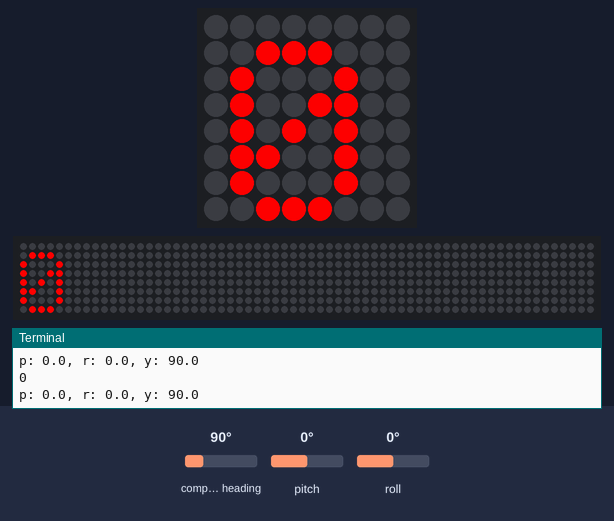
Bench run of a program on a simulated Raspberry Pi (BCM pin numbers) with a Sense HAT. Parts: the Sense HAT's 8×8 RGB LED matrix, a strip that is not on the board, showing the scrolling text unrolled, the last lines printed to the terminal. Inputs (shaded band) come from the test bench; at power-on: roll 0°, compass heading 90°, pitch 0°. The 64×8 strip is a reading aid, not a part: it shows the text the matrix is scrolling, unrolled, one strip-width of it at a time; the Sense HAT reports a negative pitch or roll as 360° plus the angle.

Above: at 1.2 s.
1.3 s: roll set to -86°
At 2.44 s:
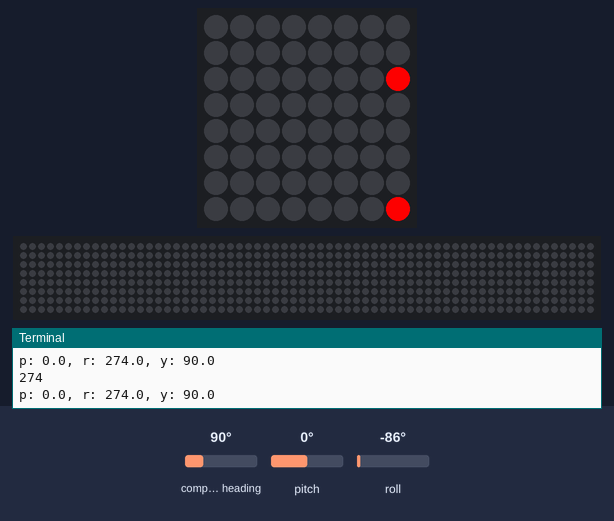
3.1 s: roll set to -45°
At 5.5 s:
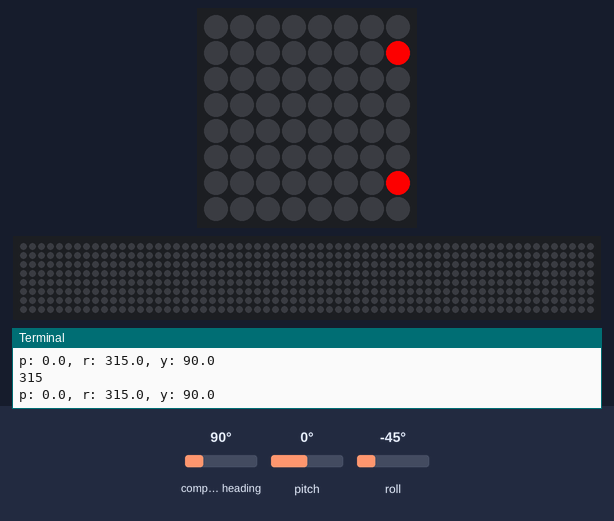
6.1 s: roll set to 45°
At 10.16 s:
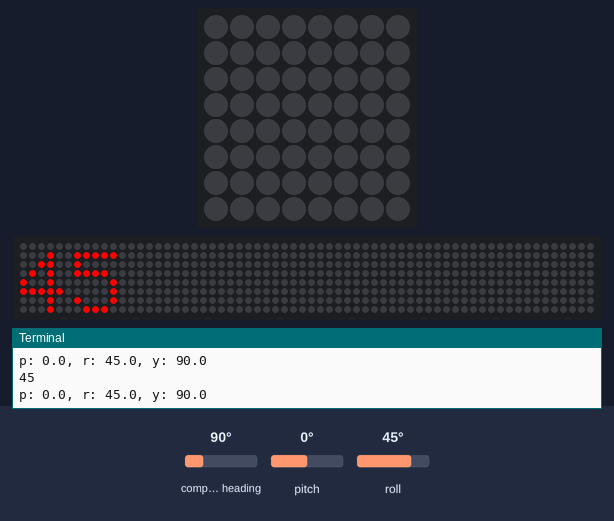

The program:

compass-hat.py
```python
from sense_hat import SenseHat
import time
import os
import sys
from datetime import datetime

sense = SenseHat()
sense.rotation = 180


count = 0

while True:
	orientation = sense.get_orientation_degrees()
	roll = orientation['roll']
	roll = int(roll)
	print roll
	print("p: {pitch}, r: {roll}, y: {yaw}".format(**orientation))
	rollnow = str(roll)
	count = count + 1
	if count ==100:
		count = 0
		sense.show_message(rollnow, text_colour=(255,0,0))
```
